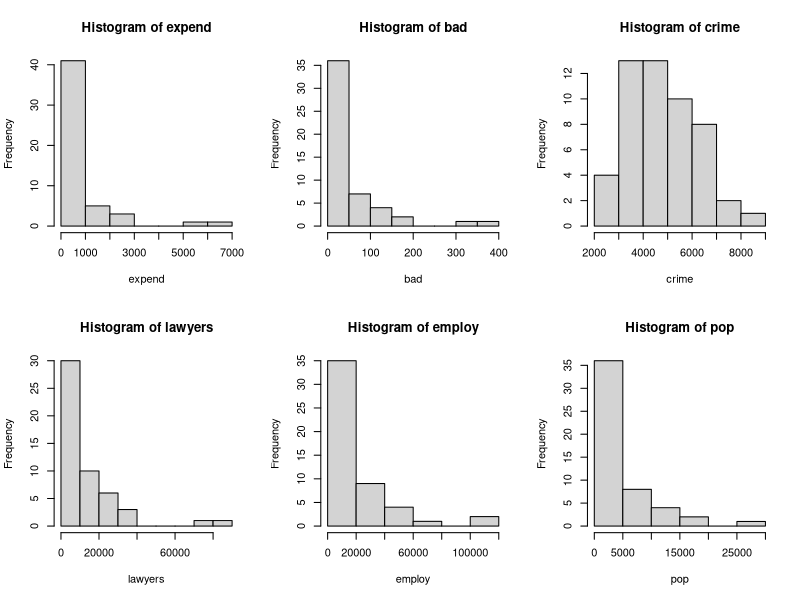
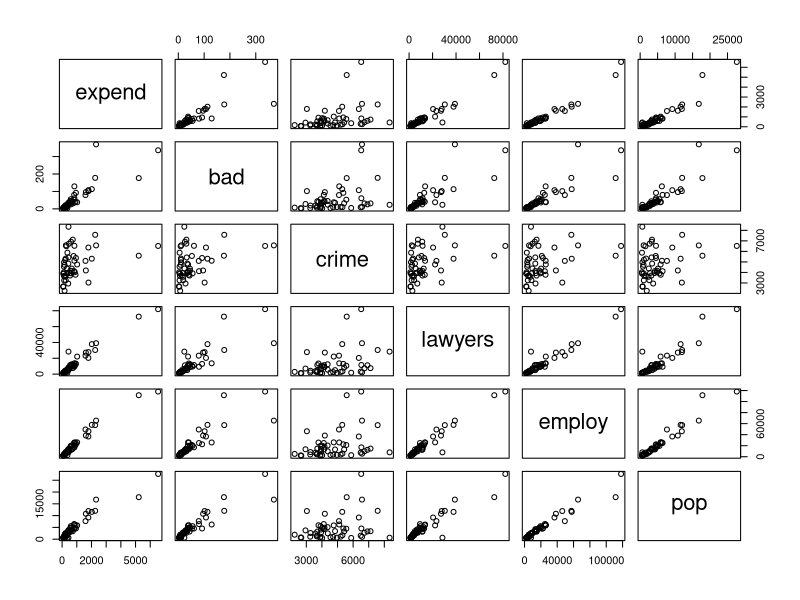
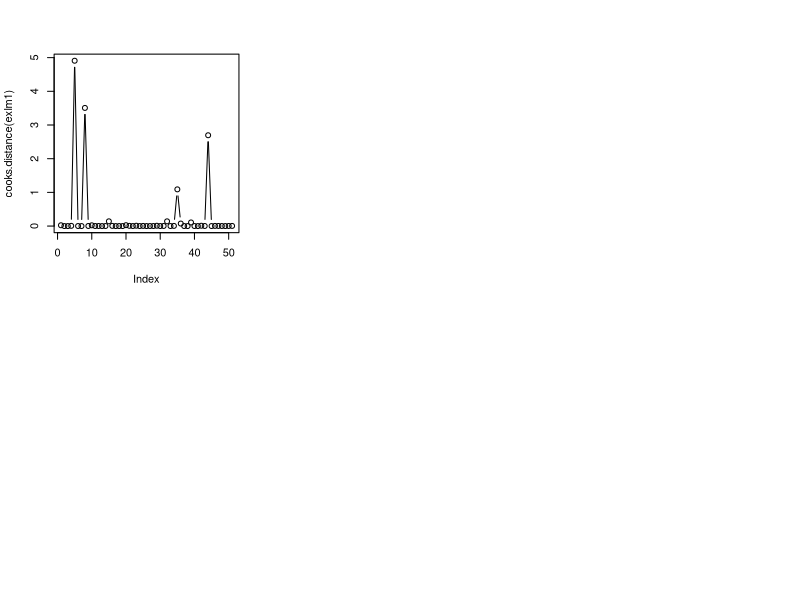
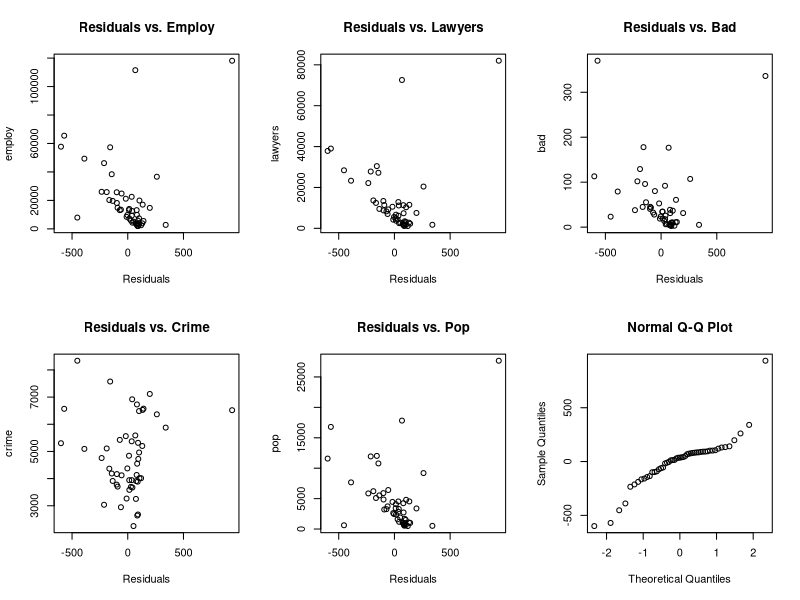
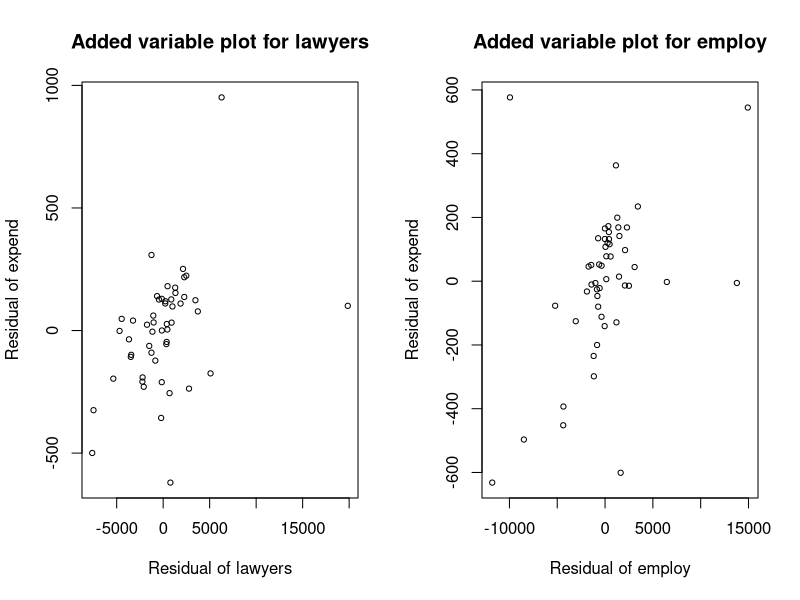
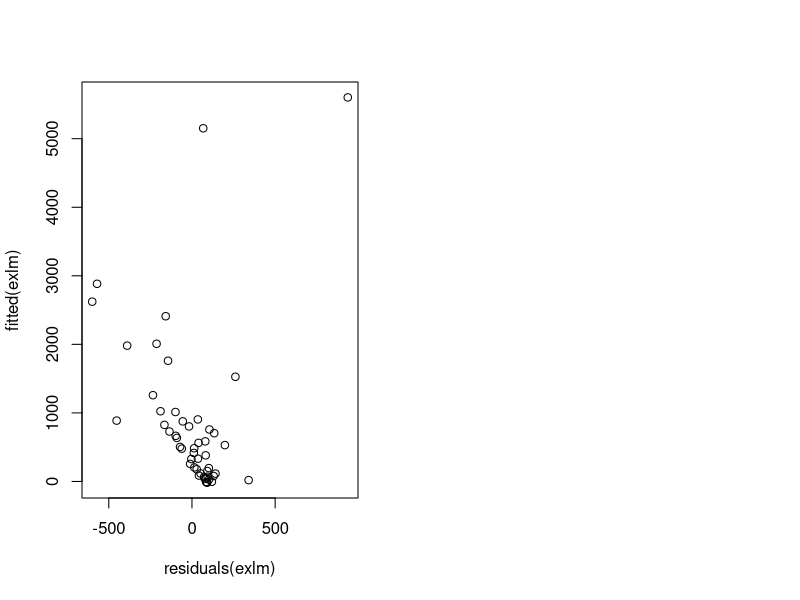

These figures' R source, in order:
## ---- chunk 1
knitr::opts_chunk$set(echo = TRUE)
## ---- chunk 2
ex = read.table(file="expensescrime.txt", header=T)
attach(ex);par(mfrow=c(2,3))
hist(expend); hist(bad); hist(crime)
hist(lawyers); hist(employ); hist(pop)
## ---- chunk 3
plot(ex[,c(2:7)]);round(cor(ex[2:7]),2)
## ---- chunk 4
library(car)
## ---- chunk 5
exlm1 = lm(expend~bad+crime+lawyers+employ+pop, data=ex);vif(exlm1)
exlm2 = lm(expend~crime+lawyers+employ+pop, data=ex); vif(exlm2)
exlm3 = lm(expend~crime+employ+pop, data=ex); vif(exlm3)
exlm4 = lm(expend~crime+pop, data=ex); vif(exlm4)
## ---- chunk 6
plot(cooks.distance(exlm1),type="b")
round(cooks.distance(exlm1),2)
## ---- chunk 7
summary(lm(expend~bad,data=ex))[[8]]
summary(lm(expend~crime,data=ex))[[8]]
summary(lm(expend~lawyers,data=ex))[[8]]
summary(lm(expend~employ,data=ex))[[8]]
summary(lm(expend~pop,data=ex))[[8]]
## ---- chunk 8
summary(lm(expend~employ+bad,data=ex))[[8]]
summary(lm(expend~employ+crime,data=ex))[[8]]
summary(lm(expend~employ+pop,data=ex))[[8]]
summary(lm(expend~employ+lawyers,data=ex))[[8]]
## ---- chunk 9
summary(lm(expend~employ+lawyers+bad,data=ex))[[8]]
summary(lm(expend~employ+lawyers+crime,data=ex))[[8]]
summary(lm(expend~employ+lawyers+pop,data=ex))[[8]]
## ---- chunk 10
summary(lm(expend~bad+crime+lawyers+employ+pop,data=ex))[[8]]
summary(lm(expend~bad+lawyers+employ+pop,data=ex))[[8]]
summary(lm(expend~bad+lawyers+employ,data=ex))[[8]]
summary(lm(expend~lawyers+employ,data=ex))[[8]]
## ---- chunk 11
exlm=lm(expend~employ+lawyers,data=ex)
par(mfrow=c(2,3))
plot(residuals(exlm),employ,xlab="Residuals",main="Residuals vs. Employ")
plot(residuals(exlm),lawyers,xlab="Residuals",main="Residuals vs. Lawyers")
plot(residuals(exlm),bad,xlab="Residuals",main="Residuals vs. Bad")
plot(residuals(exlm),crime,xlab="Residuals",main="Residuals vs. Crime")
plot(residuals(exlm),pop,xlab="Residuals",main="Residuals vs. Pop")
qqnorm(residuals(exlm))
## ---- chunk 12
x1=residuals(lm(lawyers~crime+employ+pop+bad))
y1=residuals(lm(expend~bad+crime+employ+pop))
x2=residuals(lm(employ~lawyers+crime+pop+bad)) 
y2=residuals(lm(expend~bad+lawyers+crime+pop)) 
par(mfrow=c(1,2))
plot(x1,y1,main="Added variable plot for lawyers", xlab="Residual of lawyers", ylab="Residual of expend", cex=0.7)
plot(x2,y2,main="Added variable plot for employ", xlab="Residual of employ", ylab="Residual of expend", cex=0.7)
## ---- chunk 13
shapiro.test(residuals(exlm))
## ---- chunk 14
plot(residuals(exlm),fitted(exlm))
